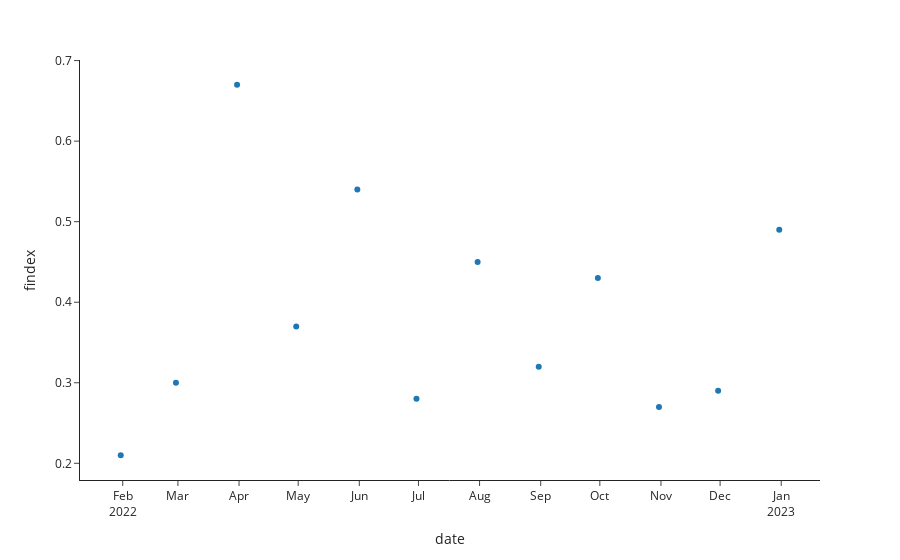

Here is the notebook cell this chart was saved with:
### Code cell
plot_timeseries(mon_agg_df)

### Figure 1 — Plotly figure (JSON) as saved in the notebook; plotly's stock layout.template omitted (floating-point values rounded to 4 significant figures)
{"data": [{"hovertemplate": "date=%{x}<br>findex=%{y}<extra></extra>", "legendgroup": "", "marker": {"color": "#1F77B4", "symbol": "circle"}, "mode": "markers", "name": "", "orientation": "v", "showlegend": false, "type": "scatter", "x": ["2022-01-31T00:00:00", "2022-02-28T00:00:00", "2022-03-31T00:00:00", "2022-04-30T00:00:00", "2022-05-31T00:00:00", "2022-06-30T00:00:00", "2022-07-31T00:00:00", "2022-08-31T00:00:00", "2022-09-30T00:00:00", "2022-10-31T00:00:00", "2022-11-30T00:00:00", "2022-12-31T00:00:00"], "xaxis": "x", "y": [0.21, 0.3, 0.67, 0.37, 0.54, 0.28, 0.45, 0.32, 0.43, 0.27, 0.29, 0.49], "yaxis": "y"}], "layout": {"autosize": true, "legend": {"tracegroupgap": 0}, "margin": {"t": 60}, "xaxis": {"anchor": "y", "autorange": true, "domain": [0, 1], "dtick": "M1", "range": ["2022-01-11 04:33:37.0903", "2023-01-19 19:26:22.9097"], "tickformat": "%b\n%Y", "title": {"text": "date"}, "type": "date"}, "yaxis": {"anchor": "x", "autorange": true, "domain": [0, 1], "range": [0.1744, 0.7056], "title": {"text": "findex"}, "type": "linear"}}}
